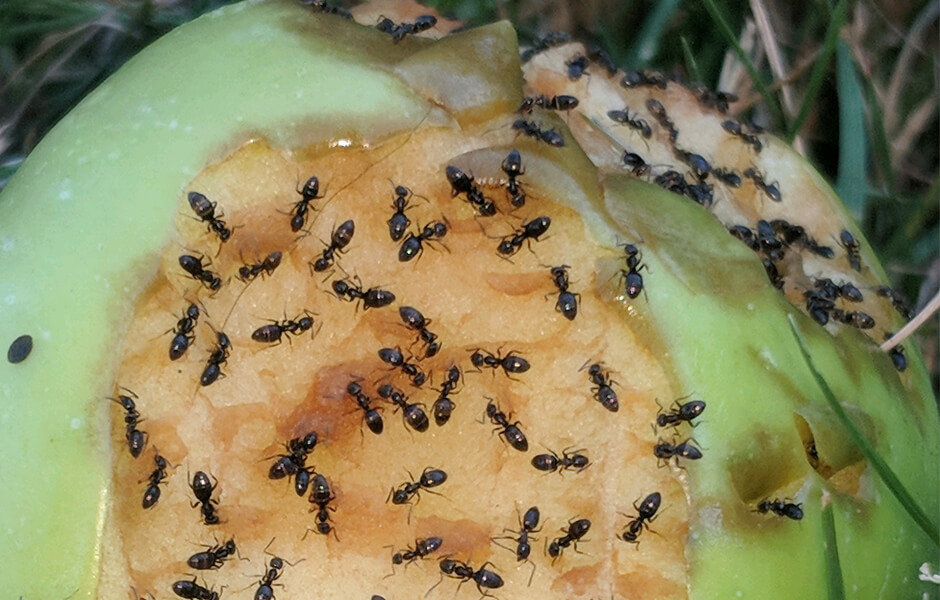
#> input picture misc/hole.jpg, 940 x 600 px
$ python leapOfFaith.py
#> lines starting #> are read from the running program, lines starting #| are printed output that depends on the picture; after the words box and inside, x2 and y2 are one past the last pixel; in counts of white or black regions, pixels touching at a corner belong together
import cv2
import numpy as np

pic= cv2.imread('hole.jpg', 0)
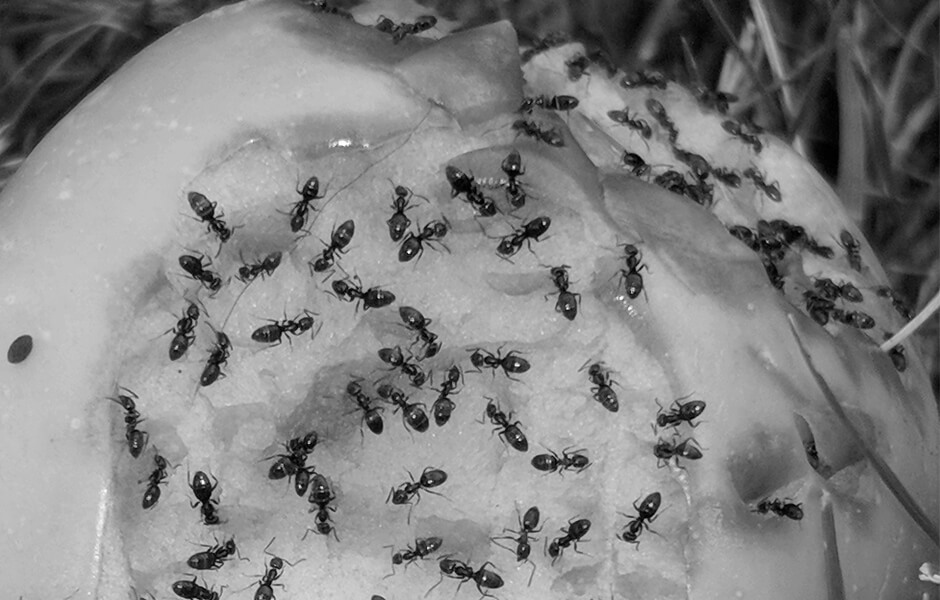
#> pic: shape (600, 940); min 0, max 255, mean 131.6
blur = cv2.GaussianBlur(pic,(3,3),0)
th1 = cv2.adaptiveThreshold(blur,255,cv2.ADAPTIVE_THRESH_MEAN_C,cv2.THRESH_BINARY,21,30)
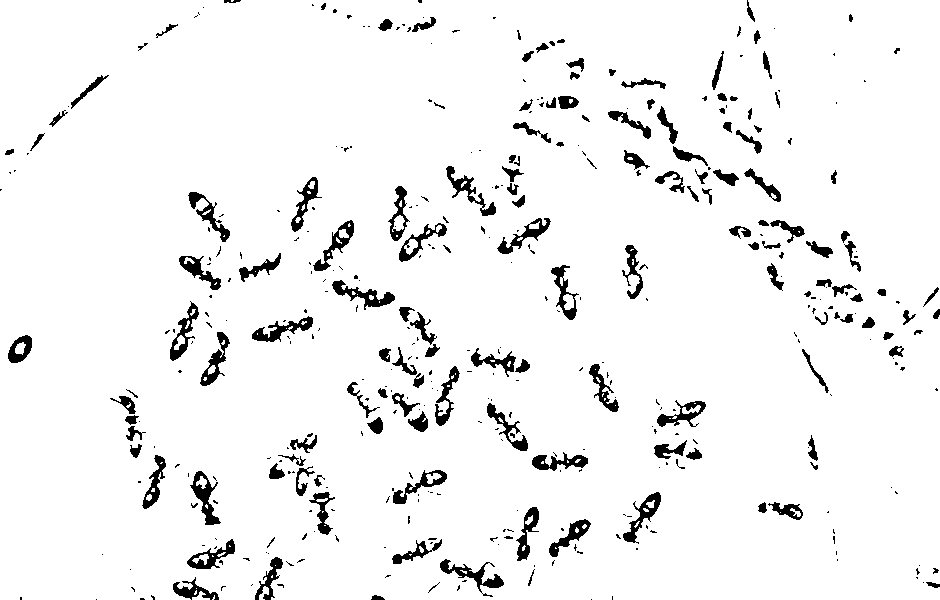
#> th1: shape (600, 940); 94.7% white; 414 black regions (259 under 20 px), largest, box (x1, y1, x2, y2) and area: (440, 559, 504, 597) 638, (332, 280, 395, 310) 611, (190, 471, 221, 525) 611

kernel = np.ones((5,5),np.uint8)
erosion = cv2.erode(th1,kernel,iterations = 1)
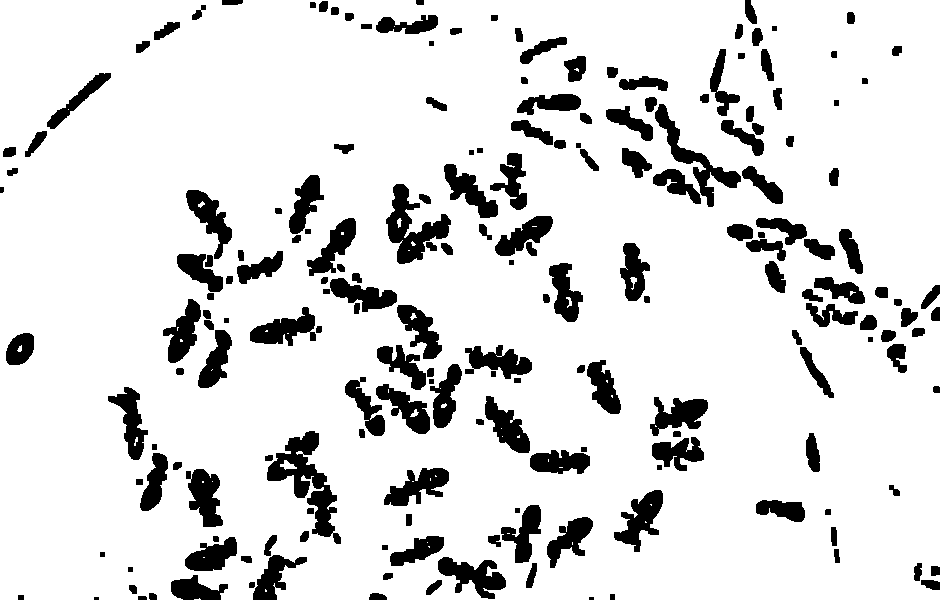
#> erosion: shape (600, 940); 87% white; 194 black regions (2 under 20 px), largest, box (x1, y1, x2, y2) and area: (267, 431, 341, 544) 2877, (386, 184, 451, 264) 2161, (655, 104, 741, 207) 1802

img = cv2.medianBlur(erosion,7)
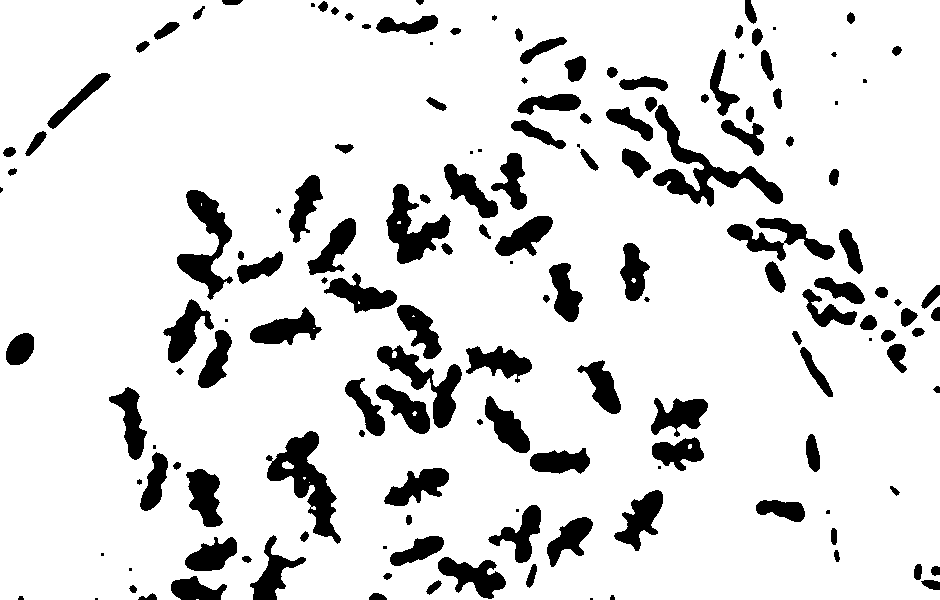
#> img: shape (600, 940); 87.3% white; 155 black regions (21 under 20 px), largest, box (x1, y1, x2, y2) and area: (653, 104, 783, 207) 3197, (266, 431, 341, 544) 3063, (177, 190, 233, 300) 2393
cimg = cv2.cvtColor(img,cv2.COLOR_GRAY2BGR)

circles = cv2.HoughCircles(img,cv2.HOUGH_GRADIENT,1,20,param1=200,param2=10,minRadius=0,maxRadius=30)
#> circles = 108 rows, first 8: [536.5, 116.5, 21], [736.5, 158.5, 29.4], [826.5, 235.5, 23], [878.5, 319.5, 23.6], [689.5, 171.5, 21.6], [386.5, 353.5, 9.6], [651.5, 103.5, 7.4], [735.5, 116.5, 18.8]

for i in circles[0,:]:
	# draw the outer circle
	cv2.circle(cimg,(i[0],i[1]),i[2],(0,255,0),2)
	# draw the center of the circle
	cv2.circle(cimg,(i[0],i[1]),2,(0,0,255),3)
#> this loop made 108 passes
#> i on passes 1 to 12: [536.5, 116.5, 21], [736.5, 158.5, 29.4], [826.5, 235.5, 23], [878.5, 319.5, 23.6], [689.5, 171.5, 21.6], [386.5, 353.5, 9.6], [651.5, 103.5, 7.4], [735.5, 116.5, 18.8], [519.5, 442.5, 9.6], [837.5, 304.5, 21.6], [417.5, 415.5, 14.7], [535.5, 518.5, 14.4]
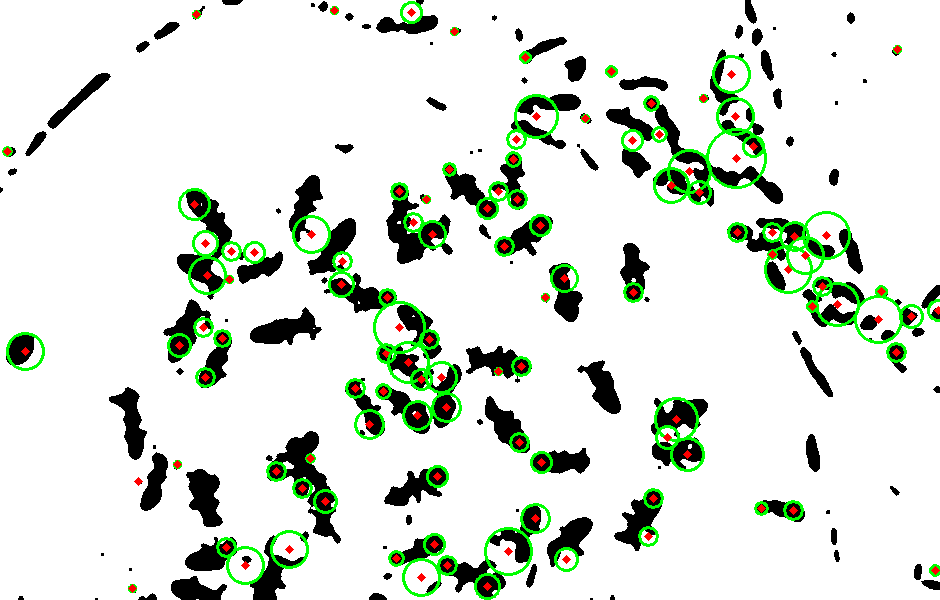
#> cimg: shape (600, 940, 3); mean B, G, R 217.2, 226.4, 219.2

cv2.imwrite('leapoffaith.jpg',cimg)

print("Holes are detected")
print("The Disease is Septoria Leaf Spot")
print("The solution is apply Chlorothalonil")
cv2.waitKey(0) % 0xFF
cv2.destroyAllWindows()
